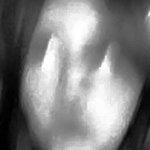
#> input picture Data/Desconocido/rostro_0003.jpg, 150 x 150 px, given in place of the camera
$ python capturando-rostros.py
#> lines starting #> are read from the running program, lines starting #| are printed output that depends on the picture
### utils_rostros.py
# -*- coding: utf-8 -*-
import json
import os

import cv2
import numpy as np

BASE_DIR = os.path.dirname(os.path.abspath(__file__))
DATA_PATH = os.path.join(BASE_DIR, 'Data')
MODELO_PATH = os.path.join(BASE_DIR, 'modeloLBPHFace.xml')
ETIQUETAS_PATH = os.path.join(BASE_DIR, 'etiquetas.json')

PERSONA = 'Ignacio'
CLASE_DESCONOCIDO = 'Desconocido'
TAM_ROSTRO = (150, 150)
UMBRAL_LBPH = 79.0
MAX_POR_CLASE = 120


def crear_detector():
    ruta = cv2.data.haarcascades + 'haarcascade_frontalface_default.xml'
    detector = cv2.CascadeClassifier(ruta)
    if detector.empty():
        raise RuntimeError('No se pudo cargar el clasificador Haar: ' + ruta)
    return detector


def detectar_rostros(detector, gris, escala=0.5, min_rostro=80):
    if escala != 1.0:
        chico = cv2.resize(gris, None, fx=escala, fy=escala, interpolation=cv2.INTER_AREA)
    else:
        chico = gris
    minimo = max(20, int(min_rostro * escala))
    cajas = detector.detectMultiScale(chico, 1.3, 5, minSize=(minimo, minimo))
    if escala == 1.0 or len(cajas) == 0:
        return cajas
    inv = 1.0 / escala
    alto, ancho = gris.shape[:2]
    salida = []
    for (x, y, w, h) in cajas:
        x, y = int(x * inv), int(y * inv)
        w, h = int(w * inv), int(h * inv)
        w = min(w, ancho - x)
        h = min(h, alto - y)
        if w > 0 and h > 0:
            salida.append((x, y, w, h))
    return salida


# [4 lines left out: function preprocesar_rostro, not called in this run]


def abrir_camara(fuente=0):
    if isinstance(fuente, str) and not fuente.isdigit():
        cap = cv2.VideoCapture(fuente)
    else:
        cap = cv2.VideoCapture(int(fuente), cv2.CAP_DSHOW)
    if not cap.isOpened():
        raise RuntimeError('No se pudo abrir la fuente de video: %r' % (fuente,))
    return cap


def guardar_etiquetas(etiquetas):
    with open(ETIQUETAS_PATH, 'w', encoding='utf-8') as f:
        json.dump(etiquetas, f, ensure_ascii=False, indent=2)


# [25 lines left out: functions cargar_etiquetas, listar_personas, _reiluminar, not called in this run]


VARIANTES_LUZ = (
    dict(),
    dict(gamma=1.5),
    dict(gamma=0.7),
    dict(lado=0.65),
    dict(lado=0.65, invertir=True),
)


def expandir_iluminacion(img):
    return [cv2.equalizeHist(_reiluminar(img, **v)) for v in VARIANTES_LUZ]


# [5 lines left out: function submuestrear, not called in this run]


class SuavizadorVotos:
    # [35 lines left out: functions __init__, votar, limpiar, not called in this run]

### capturando-rostros.py
# -*- coding: utf-8 -*-
import argparse
import os

import cv2

from utils_rostros import (CLASE_DESCONOCIDO, DATA_PATH, PERSONA, abrir_camara,
                           crear_detector, detectar_rostros, preprocesar_rostro)


def main():
    ap = argparse.ArgumentParser()
    ap.add_argument('nombre', nargs='?', default=PERSONA,
                    help='Nombre de la carpeta a crear dentro de Data/ (def: %s)' % PERSONA)
    ap.add_argument('-n', '--cantidad', type=int, default=300,
                    help='Cuantos rostros guardar (def: 300)')
    ap.add_argument('-f', '--fuente', default='0',
                    help='0 = webcam, o la ruta de un archivo de video')
    ap.add_argument('--salto', type=int, default=1,
                    help='Guardar 1 de cada N rostros detectados (def: 1)')
    args = ap.parse_args()

    person_path = os.path.join(DATA_PATH, args.nombre)
    if not os.path.exists(person_path):
        os.makedirs(person_path)
        print('Carpeta creada:', person_path)
    else:
        print('Agregando rostros a:', person_path)

    existentes = [f for f in os.listdir(person_path) if f.endswith('.jpg')]
    count = len(existentes)
    objetivo = count + args.cantidad

    cap = abrir_camara(args.fuente)
    detector = crear_detector()
    vistos = 0

    print('Capturando... ESC para salir.')
    while True:
        ret, frame = cap.read()
#> frame is the input picture: shape (150, 150, 3); min 0, max 255, mean 129
        if not ret:
            break

        alto, ancho = frame.shape[:2]
#> alto = 150; ancho = 150
        if ancho != 640:
            frame = cv2.resize(frame, (640, int(alto * 640 / ancho)))
#> frame: shape (640, 640, 3)

        gris = cv2.cvtColor(frame, cv2.COLOR_BGR2GRAY)
        rostros = detectar_rostros(detector, gris)
#> in detectar_rostros, `cajas = detector.detectMultiScale(chico, 1.3, 5, minSize=(minimo, mini..`: cajas = ()
#> rostros = ()

        for (x, y, w, h) in rostros:
            vistos += 1
            if vistos % args.salto != 0:
                continue
            rostro = preprocesar_rostro(gris, x, y, w, h)
            cv2.imwrite(os.path.join(person_path, 'rostro_%04d.jpg' % count), rostro)
            count += 1
            cv2.rectangle(frame, (x, y), (x + w, y + h), (0, 255, 0), 2)
#> this loop made 0 passes
#> after the loop, count = 0; vistos = 0

        cv2.putText(frame, '%s: %d/%d' % (args.nombre, count, objetivo),
                    (10, 30), 2, 0.9, (0, 255, 255), 2, cv2.LINE_AA)
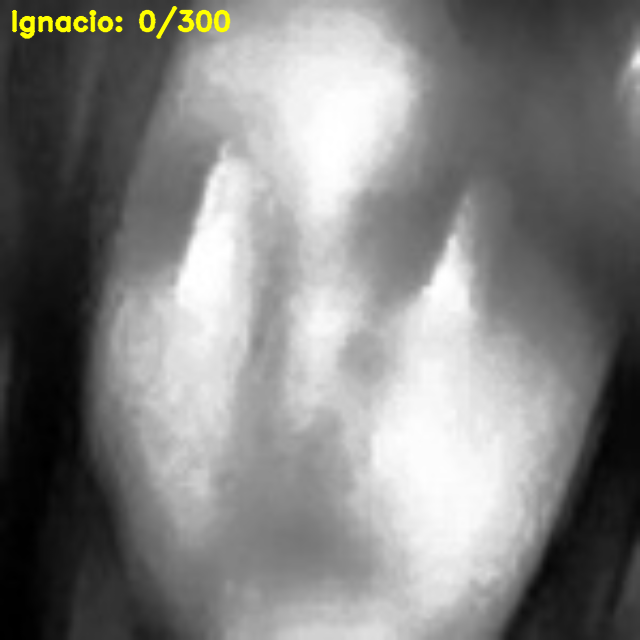
#> frame: shape (640, 640, 3); mean B, G, R 128.5, 129.8, 129.8
        cv2.imshow('Capturando rostros (ESC para salir)', frame)

        if cv2.waitKey(1) == 27 or count >= objetivo:
#> (key Esc is pressed here)
            break

    cap.release()
    cv2.destroyAllWindows()
    print('Listo. %d imagenes en %s' % (count, person_path))
#| Listo. 0 imagenes en Data/Ignacio
    if args.nombre != CLASE_DESCONOCIDO:
        print('Sugerencia: captura tambien rostros ajenos con:')
        print('    python capturando-rostros.py %s' % CLASE_DESCONOCIDO)


if __name__ == '__main__':
    main()

$ run again, on Data/Desconocido/rostro_0009.jpg
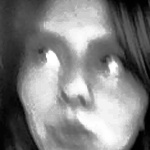
#> input picture Data/Desconocido/rostro_0009.jpg, 150 x 150 px, given in place of the camera
#> in main, frame is the input picture: shape (150, 150, 3); min 0, max 255, mean 129.2
#> cajas = ()
#> after the loop in main, `for (x, y, w, h) in rostros:`: count = 0
#> in main, `cv2.putText(frame, '%s: %d/%d' % (args.nombre, count, objetivo), (10, ..`:
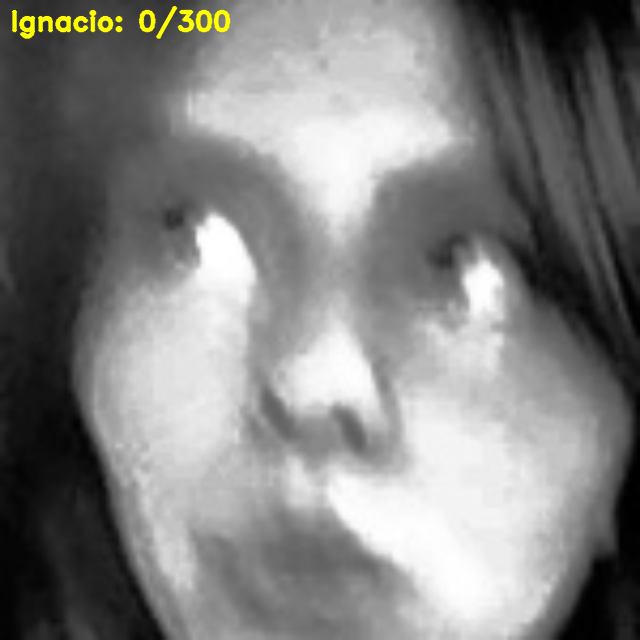
#> frame: shape (640, 640, 3); mean B, G, R 128.7, 130, 130
#| Listo. 0 imagenes en Data/Ignacio
